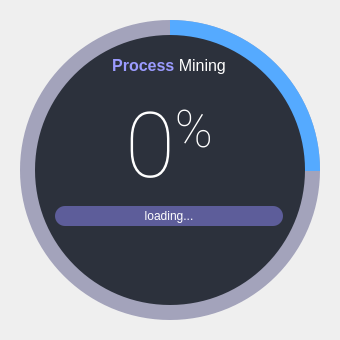
<?xml version="1.0" encoding="UTF-8"?>
<ui version="4.0">
 <class>SplashScreen</class>
 <widget class="QMainWindow" name="SplashScreen">
  <property name="geometry">
   <rect>
    <x>0</x>
    <y>0</y>
    <width>340</width>
    <height>340</height>
   </rect>
  </property>
  <property name="windowTitle">
   <string>MainWindow</string>
  </property>
  <widget class="QWidget" name="centralwidget">
   <widget class="QFrame" name="circularProgressBarBase">
    <property name="geometry">
     <rect>
      <x>10</x>
      <y>10</y>
      <width>320</width>
      <height>320</height>
     </rect>
    </property>
    <property name="frameShape">
     <enum>QFrame::NoFrame</enum>
    </property>
    <property name="frameShadow">
     <enum>QFrame::Raised</enum>
    </property>
    <widget class="QFrame" name="circularProgress">
     <property name="geometry">
      <rect>
       <x>10</x>
       <y>10</y>
       <width>300</width>
       <height>300</height>
      </rect>
     </property>
     <property name="styleSheet">
      <string notr="true">QFrame{
	border-radius: 150px;
	background-color: qconicalgradient(cx:0.5, cy:0.5, angle:90, stop:0.749 rgba(255, 0, 127, 0), stop:0.750 rgba(85, 170, 255, 255));
}</string>
     </property>
     <property name="frameShape">
      <enum>QFrame::NoFrame</enum>
     </property>
     <property name="frameShadow">
      <enum>QFrame::Raised</enum>
     </property>
    </widget>
    <widget class="QFrame" name="circularBg">
     <property name="geometry">
      <rect>
       <x>10</x>
       <y>10</y>
       <width>300</width>
       <height>300</height>
      </rect>
     </property>
     <property name="styleSheet">
      <string notr="true">QFrame{
	border-radius: 150px;
	background-color: rgba(77, 77, 127, 120);
}</string>
     </property>
     <property name="frameShape">
      <enum>QFrame::NoFrame</enum>
     </property>
     <property name="frameShadow">
      <enum>QFrame::Raised</enum>
     </property>
    </widget>
    <widget class="QFrame" name="container">
     <property name="geometry">
      <rect>
       <x>25</x>
       <y>25</y>
       <width>270</width>
       <height>270</height>
      </rect>
     </property>
     <property name="styleSheet">
      <string notr="true">QFrame{
	border-radius: 135px;
	background-color: rgb(44, 49, 60);
}</string>
     </property>
     <property name="frameShape">
      <enum>QFrame::NoFrame</enum>
     </property>
     <property name="frameShadow">
      <enum>QFrame::Raised</enum>
     </property>
     <widget class="QWidget" name="layoutWidget">
      <property name="geometry">
       <rect>
        <x>-20</x>
        <y>10</y>
        <width>308</width>
        <height>227</height>
       </rect>
      </property>
      <layout class="QGridLayout" name="gridLayout">
       <item row="7" column="0">
        <widget class="QLabel" name="labelPercentage">
         <property name="font">
          <font>
           <family>Roboto Thin</family>
           <pointsize>68</pointsize>
          </font>
         </property>
         <property name="styleSheet">
          <string notr="true">background-color: none;
color: #FFFFFF</string>
         </property>
         <property name="text">
          <string>&lt;p&gt;&lt;span style=&quot; font-size:68pt;&quot;&gt;0&lt;/span&gt;&lt;span style=&quot; font-size:58pt; vertical-align:super;&quot;&gt;%&lt;/span&gt;&lt;/p&gt;</string>
         </property>
         <property name="alignment">
          <set>Qt::AlignCenter</set>
         </property>
        </widget>
       </item>
       <item row="0" column="0">
        <widget class="QLabel" name="labelTitle">
         <property name="font">
          <font>
           <family>Segoe UI</family>
           <pointsize>12</pointsize>
          </font>
         </property>
         <property name="styleSheet">
          <string notr="true">background-color: none;
color: #FFFFFF</string>
         </property>
         <property name="text">
          <string>&lt;html&gt;&lt;head/&gt;&lt;body&gt;&lt;p&gt;&lt;span style=&quot; font-weight:600; color:#9b9bff;&quot;&gt;Process&lt;/span&gt; Mining&lt;/p&gt;&lt;/body&gt;&lt;/html&gt;</string>
         </property>
         <property name="alignment">
          <set>Qt::AlignCenter</set>
         </property>
        </widget>
       </item>
       <item row="10" column="0">
        <widget class="QLabel" name="labelCredits">
         <property name="font">
          <font>
           <family>Segoe UI</family>
           <pointsize>9</pointsize>
          </font>
         </property>
         <property name="styleSheet">
          <string notr="true">background-color: none;
color: rgb(155, 155, 255);</string>
         </property>
         <property name="text">
          <string/>
         </property>
         <property name="alignment">
          <set>Qt::AlignCenter</set>
         </property>
        </widget>
       </item>
       <item row="8" column="0">
        <widget class="QLabel" name="labelLoadingInfo">
         <property name="minimumSize">
          <size>
           <width>0</width>
           <height>20</height>
          </size>
         </property>
         <property name="maximumSize">
          <size>
           <width>16777215</width>
           <height>20</height>
          </size>
         </property>
         <property name="font">
          <font>
           <family>Segoe UI</family>
           <pointsize>9</pointsize>
          </font>
         </property>
         <property name="styleSheet">
          <string notr="true">QLabel{
	border-radius: 10px;	
	background-color: rgb(93, 93, 154);
	color: #FFFFFF;
	margin-left: 40px;
	margin-right: 40px;
}</string>
         </property>
         <property name="frameShape">
          <enum>QFrame::NoFrame</enum>
         </property>
         <property name="text">
          <string>loading...</string>
         </property>
         <property name="alignment">
          <set>Qt::AlignCenter</set>
         </property>
        </widget>
       </item>
      </layout>
     </widget>
    </widget>
    <zorder>circularBg</zorder>
    <zorder>circularProgress</zorder>
    <zorder>container</zorder>
   </widget>
  </widget>
 </widget>
 <resources/>
 <connections/>
</ui>
